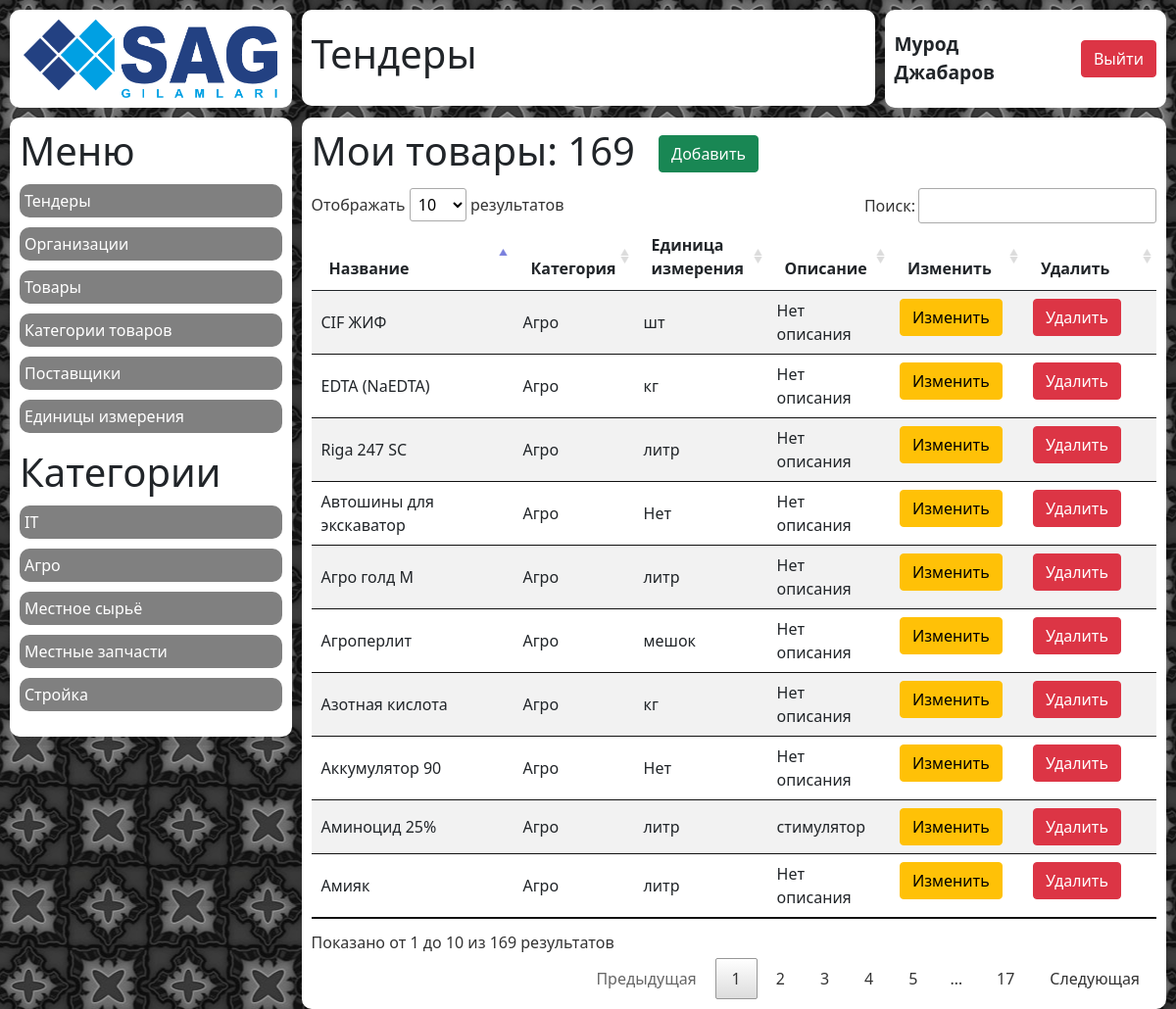
The app's page /tender/products/category/7/ (signed in) with its own data.
### tender/models.py (models this page shows)
class ProductCategory(models.Model):
    name = models.CharField(max_length=200)

class Product(models.Model):
    name = models.CharField(max_length=200)
    description = models.TextField(null=True, blank=True)
    measure = models.ForeignKey(Measure, on_delete=models.SET_NULL, null=True, blank=True)
    category = models.ForeignKey(ProductCategory, on_delete=models.SET_NULL, null=True, blank=True)

### mainapp/models.py (models this page shows)
class Measure(models.Model):
    name = models.CharField(max_length=200)

### tender/views.py (the view)
# urls.py: path('products/category/<int:id>/', views.product_by_category),
def product_by_category(request, id):
    if request.user.is_authenticated:
        products = Product.objects.filter(category_id__exact=id).order_by('name')
        categories = ProductCategory.objects.all().order_by('name')
        context = {
            'products': products,
            'categories': categories,
        }
        return render(request, 'tender/product_list.html', context)
    else:
        return redirect('/auth/')

### tender/templates/tender/product_list.html (shortened to what this page needs)
{% extends 'wrapper.html' %}
{% load static %}
{% block content %}
    <div class="row incidents">
        {% include 'blocks/logo.html' %}
        {% include 'blocks/title.html' %}
        {% include 'blocks/profile.html' %}
        {% include 'blocks/tender/tender_menu.html' %}
        {% include 'blocks/tender/product_list.html' %}
    </div>
{% endblock %}

### mainapp/templates/blocks/profile.html (shortened to what this page needs)
<div class="col-xl-3 col-12 block__wrapper profile">
    <div class="block profile__wrapper">
        <p class="profile__user">{{ request.user.first_name }} {{ request.user.last_name }}</p>
        <a href="{% url 'mainapp:logout' %}" class="btn btn-danger profile__exit">Выйти</a>
    </div>
</div>

### tender/templates/blocks/tender/tender_menu.html (shortened to what this page needs)
<div class="col-xl-3 block__wrapper menu">
    <div class="block menu__wrapper">
        <h1 class="menu__title">Меню</h1>
        {% if request.user.id == 13 %}
            <nav class="menu__nav">
                <ul class="menu__ul">
                    <li class="menu__li"><a class="menu__link" href="/tender/">Все тендеры</a></li>
                    <li class="menu__li"><a class="menu__link" href="/tender/cfo_null/">Не подтвержденные</a></li>
                    <li class="menu__li"><a class="menu__link" href="/tender/cfo_true/">Подтвержденные</a></li>
                    <li class="menu__li"><a class="menu__link" href="/tender/cfo_false/">Отклоненные</a></li>
                </ul>
            </nav>
        {% else %}
            <nav class="menu__nav">
                <ul class="menu__ul">
                    <li class="menu__li"><a class="menu__link" href="/tender/">Тендеры</a></li>
                    <li class="menu__li"><a class="menu__link" href="/tender/organizations/">Организации</a></li>
                    <li class="menu__li"><a class="menu__link" href="/tender/products/">Товары</a></li>
                    <li class="menu__li"><a class="menu__link" href="/tender/product-category/">Категории товаров</a></li>
                    <li class="menu__li"><a class="menu__link" href="/tender/providers/">Поставщики</a></li>
                    <li class="menu__li"><a class="menu__link" href="/measures/">Единицы измерения</a></li>
                </ul>
            </nav>
        {% endif %}
        {% if 'tender/products' in request.path %}
            <h1>Категории</h1>
            <nav class="menu__nav">
                <ul class="menu__ul">
                    {% for category in categories %}
                        <li class="menu__li"><a class="menu__link" href="/tender/products/category/{{ category.id }}/">{{ category.name }}</a></li>
                    {% endfor %}
                </ul>
            </nav>
        {% endif %}
    </div>
</div>

### tender/templates/blocks/tender/product_list.html (shortened to what this page needs)
{% load static %}
<div class="col-xl-9 block__wrapper tenders-dashboard">
    <div class="block tenders-dashboard__wrapper">
        <h1 class="tenders-dashboard__title">Мои товары: {{ products.count }}</h1>
        <a href="/tender/products/add/" class="btn btn-success tenders-dashboard__new-tender">Добавить</a>
        <table class="table table-striped" id="datatable">
            <thead>
            <tr>
                <th scope="col">Название</th>
                <th scope="col">Категория</th>
                <th scope="col">Единица измерения</th>
                <th scope="col">Описание</th>
                <th scope="col" class="tenders-dashboard__buttoncell">Изменить</th>
                <th scope="col" class="tenders-dashboard__buttoncell">Удалить</th>
            </tr>
            </thead>
            <tbody>
            {% if products %}
                {% for product in products %}
                    <tr>
                        <td class="my-incidents__cell">{{ product.name }}</td>
                        {% if product.category %}
                            <td class="my-incidents__cell">{{ product.category.name }}</td>
                        {% else %}
                            <td class="my-incidents__cell">Без категории</td>
                        {% endif %}
                        {% if product.measure %}
                            <td class="my-incidents__cell">{{ product.measure.name }}</td>
                        {% else %}
                            <td class="my-incidents__cell">Нет</td>
                        {% endif %}
                        {% if product.description %}
                            <td class="my-incidents__cell">{{ product.description }}</td>
                        {% else %}
                            <td class="my-incidents__cell">Нет описания</td>
                        {% endif %}
                        <td><a href="/tender/products/{{ product.id }}/edit" class="btn btn-warning">Изменить</a></td>
                        <td><a href="#" class="open-modal_modal btn btn-danger" data-modal_modal="#del_{{ product.id }}">Удалить</a></td>
                    </tr>
                {% endfor %}
            {% else %}
                <tr>
                    <td colspan="5">Нет данных</td>
                </tr>
            {% endif %}
            </tbody>
        </table>
    </div>
</div>

### mainapp/static/css/style.css (style rules this page uses)
.incidents { padding-left: 10px; }
.profile__wrapper { display: flex; align-items: center; justify-content: flex-end; height: 100px; padding: 10px; }
.profile__user { margin: 0 20px 0 0; font-size: 1.2rem; font-weight: 600; }
.profile__exit { display: block; }
.menu__wrapper { padding: 10px; }
.menu__ul { padding: 0; list-style-type: none; }
.menu__link { display: block; margin: 10px 0; padding: 5px; background: #808080; color: #FFFFFF; border-radius: 10px; transition: all 0.3s; text-decoration: none; }
.my-incidents__cell { vertical-align: middle !important; }
.tenders-dashboard__wrapper { padding: 10px; }
.tenders-dashboard__title { display: inline-block; }
.tenders-dashboard__new-tender { display: inline-block; margin: 0 0 16px 20px; }
.tenders-dashboard__buttoncell { width: 100px; }
.body { opacity: 0; transition: all 0.3s; }
.block { background: #FFFFFF; margin: 10px 10px 0 0; border-radius: 10px; }
.block__wrapper { padding: 0; }

### mainapp/static/css/datatables.css (style rules this page uses)
table.dataTable { width: 100%; margin: 0 auto; clear: both; border-collapse: separate; border-spacing: 0; }
table.dataTable thead th, table.dataTable tfoot th { font-weight: bold; }
table.dataTable thead th, table.dataTable thead td { padding: 10px 18px; border-bottom: 1px solid #111; }
table.dataTable thead .sorting, table.dataTable thead .sorting_asc, table.dataTable thead .sorting_desc, table.dataTable thead .sorting_asc_disabled, table.dataTable thead .sorting_desc_disabled { cursor: pointer; *cursor: hand; background-repeat: no-repeat; background-position: center right; }
table.dataTable thead .sorting { background-image: url("../img/sort_both.png"); }
table.dataTable thead .sorting_asc { background-image: url("../img/sort_asc.png"); }
table.dataTable tbody tr { background-color: #ffffff; }
table.dataTable tbody th, table.dataTable tbody td { padding: 8px 10px; }
table.dataTable.no-footer { border-bottom: 1px solid #111; }
table.dataTable, table.dataTable th, table.dataTable td { box-sizing: content-box; }

### records on screen
ProductCategory: name "IT"
ProductCategory: name "Агро"
ProductCategory: name "Местное сырьё"
ProductCategory: name "Местные запчасти"
ProductCategory: name "Стройка"
Product: name "CIF ЖИФ", category.name "Агро", measure.name "шт", description "Нет описания"
Product: name "EDTA (NaEDTA)", category.name "Агро", measure.name "кг", shows "Нет описания"
Product: name "Riga 247 SC", category.name "Агро", measure.name "литр", shows "Нет описания"
Product: name "Автошины для экскаватор", category.name "Агро", shows "Нет", shows "Нет описания"
Product: name "Агро голд М", category.name "Агро", measure.name "литр", description "Нет описания"
Product: name "Агроперлит", category.name "Агро", measure.name "мешок", shows "Нет описания"
Product: name "Азотная кислота", category.name "Агро", measure.name "кг", shows "Нет описания"
Product: name "Аккумулятор 90", category.name "Агро", shows "Нет", description "Нет описания"
Product: name "Аминоцид 25%", category.name "Агро", measure.name "литр", description "стимулятор"
Product: name "Амияк", category.name "Агро", measure.name "литр", shows "Нет описания"

### other values on screen
{{ request.user.first_name }} "Мурод"
{{ request.user.last_name }} "Джабаров"
{{ products.count }} "169"
